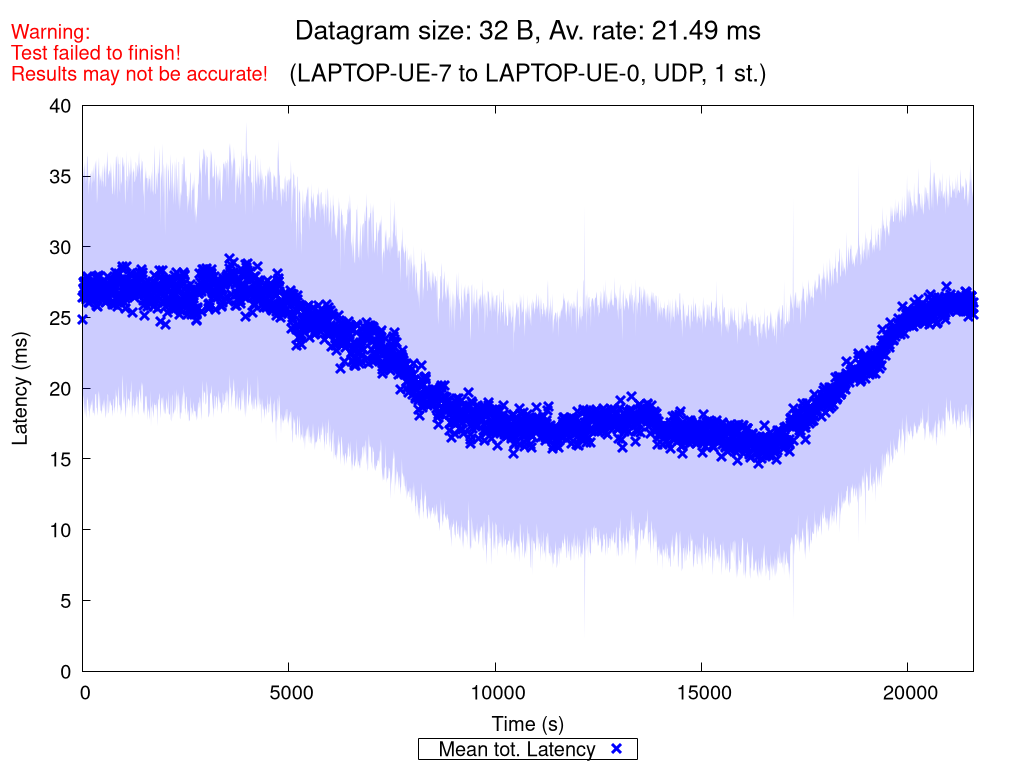

Recreate this plot in gnuplot.
set terminal pngcairo nocrop enhanced size 1024,768 font "Verdana,15"
set output "UDP_1_st_2020_11_09_15-46-36_two2one_00032B.png"

set title "{/=20 Datagram size: 32 B, Av. rate: 21.49 ms}\n\n{/=18 (LAPTOP-UE-7 to LAPTOP-UE-0, UDP, 1 st.)}"
set label "Warning:\nTest failed to finish!\nResults may not be accurate!" at screen 0.01, screen 0.96 tc rgb "red"

set xlabel "Time (s)"
set ylabel "Latency (ms)"
set ytics nomirror
set key bmargin center horizontal box samplen 1 width -1
set bmargin 4.6
set rmargin 4.5

rf = 1.0  # rate factor
set style fill transparent solid 0.2 noborder
set autoscale xfix
plot "UDP_1_st_2020_11_09_15-46-36_two2one_00032B_iperf_processed.dat" using 1:($2/rf-$3/rf):($2/rf+$3/rf) with filledcurves lc rgb "blue" notitle, \
     "" using 1:($2/rf) with points pt 2 ps 1.5 lw 3 lc rgb "blue" title "Mean tot. Latency", \
